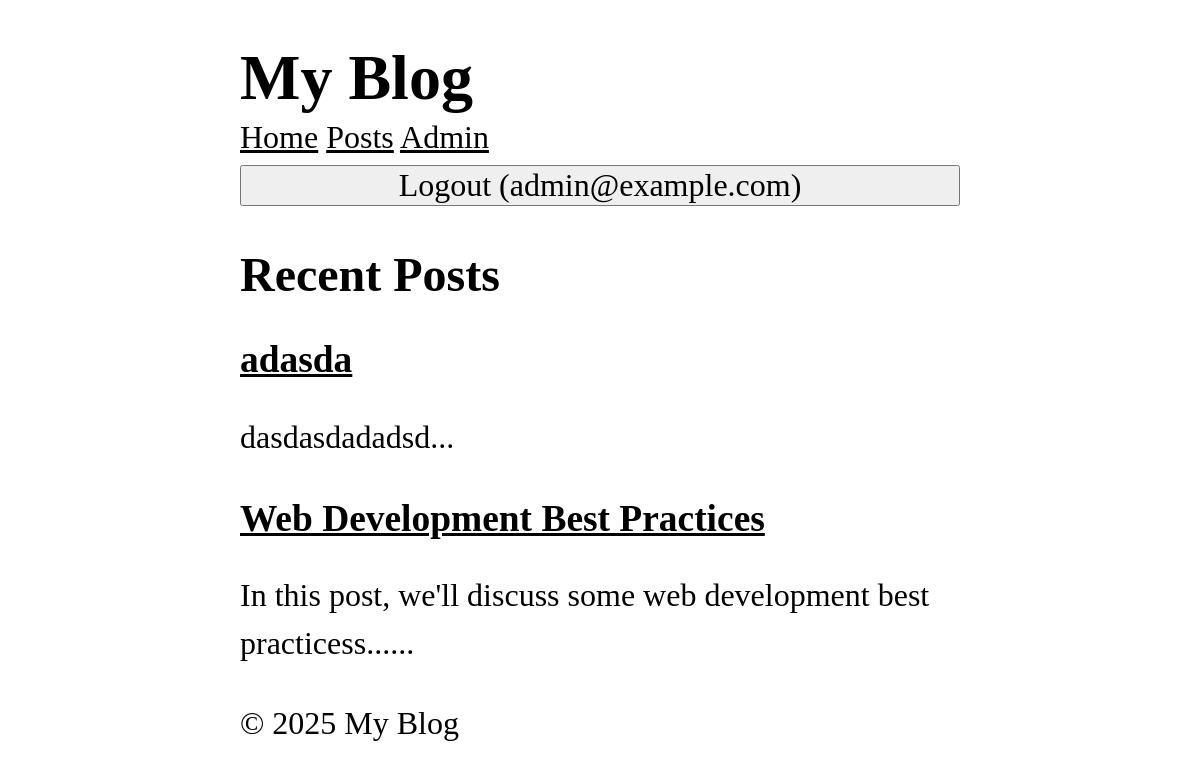
The page / (signed in) on the database its author committed.
### tables this page shows
CREATE TABLE users (
  id INTEGER PRIMARY KEY AUTOINCREMENT,
  name TEXT NOT NULL,
  email TEXT UNIQUE NOT NULL,
  password TEXT NOT NULL,
  role TEXT NOT NULL DEFAULT 'user',
  created_at DATETIME DEFAULT CURRENT_TIMESTAMP
);

CREATE TABLE posts (
  id INTEGER PRIMARY KEY AUTOINCREMENT,
  title TEXT NOT NULL,
  content TEXT NOT NULL,
  views INTEGER DEFAULT 0,
  user_id INTEGER NOT NULL,
  created_at DATETIME DEFAULT CURRENT_TIMESTAMP,
  FOREIGN KEY (user_id) REFERENCES users (id)
);

### core/App.php (called while the page is built, shortened)
<?php
class App {
  protected static $container = [];
  public static function bind(string $key, mixed $value): void {
    static::$container[$key] = $value;
  }
  public static function get(string $key): mixed {
    return static::$container[$key];
  }
}

### app/Models/Post.php (called while the page is built, shortened)
<?php
class Post extends Model
{
  protected static string $table = 'posts';
  public static function getRecent(?int $limit = null, ?int $page = null, ?string $search = null)
  {
    $db = App::get('database');
    $query = "SELECT * FROM " . static::$table;
    $params = [];
    $query .= " ORDER BY created_at DESC";
    if ($limit !== null) {
      $query .= " LIMIT ?";
      $params[] = $limit;
    }
    return $db->fetchAll($query, $params, static::class);
  }
}

### core/Database.php (called while the page is built, shortened)
<?php
class Database
{
  protected $pdo;
  public function __construct(array $config)
  {
    try {
      $dsn = $this->createDsn($config);
      $username = $config['username'] ?? null;
      $password = $config['password'] ?? null;
      $options = $config['options'] ?? null;
      $this->pdo = new PDO($dsn, $username, $password, $options);
      $this->pdo->setAttribute(PDO::ATTR_ERRMODE, PDO::ERRMODE_EXCEPTION);
    } catch (PDOException $e) {
      throw new Exception("Could not connect to the database");
    }
  }
  protected function createDsn(array $config): string
  {
    $driver = $config['driver'];
    $dbname = $config['dbname'];
    return match ($driver) {
      'sqlite' => "sqlite:$dbname",
      default => throw new Exception("Unsupported database driver: $driver")
    };
  }
  public function query(string $sql, array $params = []): PDOStatement
  {
    $stmt = $this->pdo->prepare($sql);
    $stmt->execute($params);
    return $stmt;
  }
  public function fetchAll(string $sql, array $params = [], ?string $className = null): array
  {
    $stmt = $this->query($sql, $params);
    if ($className) {
      $results = $stmt->fetchAll(PDO::FETCH_ASSOC);
      return array_map(function ($row) use ($className) {
        $object = new $className();
        foreach ($row as $key => $value) {
          if (property_exists($object, $key)) {
            $object->$key = $value;
          }
        }
        return $object;
      }, $results);
    }
    return $stmt->fetchAll(PDO::FETCH_ASSOC);
  }
  public function fetch(string $sql, array $params = [], ?string $className = null): mixed
  {
    $stmt = $this->query($sql, $params);
    if ($className) {
      $result = $stmt->fetch(PDO::FETCH_ASSOC);
      if ($result) {
        $object = new $className();
        foreach ($result as $key => $value) {
          if (property_exists($object, $key)) {
            $object->$key = $value;
          }
        }
        return $object;
      }
      return null;
    }
    return $stmt->fetch(PDO::FETCH_ASSOC);
  }
}

### app/Controllers/HomeController.php (called while the page is built, shortened)
<?php
class HomeController {
  public function index() {
    $posts = Post::getRecent(5);
    return View::render(
      template: 'home/index',
      data: [
        'posts' => $posts
      ],
      layout: 'layouts/main'
    );
  }
}

### core/Router.php (called while the page is built, shortened)
<?php
class Router
{
  protected array $routes = [];
  protected array $globalMiddleware = [];
  protected array $routeMiddleware = [];
  public function add(string $method, string $uri, string $controller, array $middlewares = []): void
  {
    $this->routes[] = [
      'method' => $method,
      'uri' => $uri,
      'controller' => $controller,
      'middlewares' => $middlewares
    ];
  }
  public function addGlobalMiddleware(string $middleware): void
  {
    $this->globalMiddleware[] = $middleware;
  }
  public function addRouteMiddleware(string $name, string $middleware): void
  {
    $this->routeMiddleware[$name] = $middleware;
  }
  public function dispatch(string $uri, string $method): string
  {
    $route = $this->findRoute($uri, $method);
    $middlewares = [
      ...$this->globalMiddleware,
      ...array_map(
        fn($name) => $this->routeMiddleware[$name],
        $route['middlewares']
      )
    ];
    return $this->runMiddleware(
      $middlewares,
      function () use ($route) {
        [$controller, $action] = explode('@', $route['controller']);
        return $this->callAction($controller, $action, $route['params']);
      }
    );
  }
  protected function runMiddleware(array $middlewares, callable $target): mixed
  {
    $next = $target;
    foreach (array_reverse($middlewares) as $middleware) {
      $next = function () use ($middleware, $next) {
        error_log("Middleware: running $middleware");
        return (new $middleware)->handle($next);
      };
    }
    return $next();
  }
  protected function findRoute(string $uri, string $method): ?array
  {
    foreach ($this->routes as $route) {
      $params = $this->matchRoute($route['uri'], $uri);
      if ($params !== null && $route['method'] === $method) {
        return [...$route, 'params' => $params];
      }
    }
    return null;
  }
  protected function matchRoute(string $routeUri, string $requestUri): ?array
  {
    $params = [];
    return $params;
  }
  protected function callAction(string $controller, string $action, array $params): string
  {
    return (new $controllerClass)->$action(...$params);
  }
}

### app/Middlewares/CSRF.php (called while the page is built, shortened)
<?php
class CSRF implements Middleware
{
  public function handle(callable $next)
  {
    return $next();
  }
}

### app/Middlewares/View.php (called while the page is built, shortened)
<?php
class View implements Middleware
{
  public function handle(callable $next)
  {
    CoreView::share('user', Auth::user());
    return $next();
  }
}

### core/View.php (called while the page is built, shortened)
<?php
class View
{
  protected static $globals = [];
  public static function share(string $key, mixed $value): void
  {
    static::$globals[$key] = $value;
  }
  public static function render(string $template, array $data = [], string $layout = null): string
  {
    $data = [...static::$globals, ...$data];
    $content = static::renderTemplate(
      $template,
      $data
    );
    return static::renderLayout($layout, $data, $content);
  }
  public static function partial(string $template, array $data = []): string
  {
    return static::renderTemplate("/partials/$template", $data);
  }
  protected static function renderTemplate(string $template, array $data): string
  {
    extract($data);
    $path = dirname(__DIR__) . "/app/Views/$template.php";
    require $path;
    return ob_get_clean();
  }
  protected static function renderLayout(?string $template, array $data, string $content): string
  {
    extract([...$data, 'content' => $content]);
    $path = dirname(__DIR__) . "/app/Views/$template.php";
    require $path;
    return ob_get_clean();
  }
}

### helpers.php (called while the page is built, shortened)
<?php
if (!function_exists('partial')) {
  function partial(string $template, array $data = []): string
  {
    return View::partial($template, $data);
  }
}
if (!function_exists('check')) {
  function check(string $action, mixed $resource = null): bool
  {
    return Authorization::check($action, $resource);
  }
}

### app/Services/Auth.php (called while the page is built, shortened)
<?php
class Auth
{
  protected static $user = null;
  public static function user(): ?User
  {
    if (static::$user === null) {
      $userId = $_SESSION['user_id'] ?? null;
      static::$user = $userId
        ? User::find($userId)
        : RememberMe::user();
    }
    return static::$user;
  }
}

### app/Services/Authorization.php (called while the page is built, shortened)
<?php
class Authorization
{
  public static function check(
    string $action,
    mixed $resource = null
  ): bool {
    $user = Auth::user();
    return match ($action) {
      'dashboard' => in_array(
        $user->role,
        ['admin', 'superadmin']
      ),
      'edit_post', 'delete_post' => $resource instanceof Post && (($user->id === $resource->user_id) || in_array($user->role, ['admin', 'superadmin'])),
      'comment', 'create_post' => true,
      default => false
    };
  }
}

### core/Model.php (called while the page is built, shortened)
<?php
abstract class Model
{
  protected static string $table;
  public static function find(mixed $id): ?static
  {
    $db = App::get('database');
    return $db->fetch("SELECT * FROM " . static::$table . " WHERE id = ?", [$id], static::class);
  }
}

### app/Views/partials/_posts.php (the view)
<?php foreach($posts as $post): ?>
  <article>
    <h3>
      <a href="/posts/<?= $post->id ?>">
        <?= htmlspecialchars($post->title) ?>
      </a>
    </h3>
    <p>
      <?= htmlspecialchars(substr($post->content, 0, 150)) ?>...
    </p>
  </article>
<?php endforeach; ?>

### app/Views/layouts/main.php (shortened to what this page needs)
<!DOCTYPE html>
<html lang="en">
<head>
  <link rel="stylesheet" href="/style.css" />
</head>
<body>
  <header>
    <h1>My Blog</h1>
  </header>
  <nav>
    <a href="/">Home</a>
    <a href="/posts">Posts</a>
    <?php if ($user): ?>
      <?php if (check('dashboard')): ?>
        <a href="/admin/dashboard">Admin</a>
      <?php endif ?>
      <form action="/logout" method="POST">
        <button>Logout (<?= $user->email ?>)</button>
      </form>
    <?php else: ?>
      <a href="/login">Login</a>
    <?php endif ?>
  </nav>
  <main>
    <?= $content ?>
  </main>
  <footer>
    <p>&copy; <?= date('Y') ?> My Blog</p>
  </footer>
</body>
</html>

### public/style.css (style rules this page uses)
*, *::before, *::after { box-sizing: border-box; }
html { -moz-text-size-adjust: none; -webkit-text-size-adjust: none; text-size-adjust: none; }
body, h1, h2, h3, h4, p, figure, blockquote, dl, dd { margin-block-end: 0; }
body { min-height: 100vh; line-height: 1.5; max-width: 60%; margin-left: auto; margin-right: auto; font-size: 2em; font-family: Cambria, Cochin, Georgia, Times, "Times New Roman", serif; }
h1, h2, h3, h4, button, input, label { line-height: 1.1; }
h1, h2, h3, h4 { text-wrap: balance; }
a:not([class]) { text-decoration-skip-ink: auto; color: currentColor; }
input, button, textarea, select { font-family: inherit; font-size: inherit; width: 100%; }

### rows shown on the page
users: email "admin@example.com"
posts: title "adasda", content "dasdasdadadsd"
posts: title "Web Development Best Practices", content "In this post, we'll discuss some web development best practicess..."
